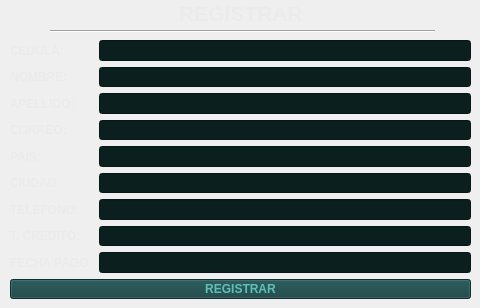
           <widget class="QWidget" name="tab_19">
            <attribute name="icon">
             <iconset>
              <normaloff>assets/SpotyUI/Registrar.png</normaloff>assets/SpotyUI/Registrar.png</iconset>
            </attribute>
            <attribute name="title">
             <string/>
            </attribute>
            <widget class="QWidget" name="layoutWidget_27">
             <property name="geometry">
              <rect>
               <x>10</x>
               <y>40</y>
               <width>461</width>
               <height>259</height>
              </rect>
             </property>
             <layout class="QGridLayout" name="gridLayout_7">
              <item row="3" column="1">
               <widget class="QLineEdit" name="Reg_CorreoInput_4">
                <property name="font">
                 <font>
                  <pointsize>9</pointsize>
                  <weight>75</weight>
                  <bold>true</bold>
                 </font>
                </property>
                <property name="styleSheet">
                 <string notr="true">background-color: rgb(11, 31, 31);
border-color: rgb(0, 0, 0);
color: rgb(255, 255, 255);</string>
                </property>
               </widget>
              </item>
              <item row="5" column="1">
               <widget class="QLineEdit" name="Reg_CiudadInput_4">
                <property name="font">
                 <font>
                  <pointsize>9</pointsize>
                  <weight>75</weight>
                  <bold>true</bold>
                 </font>
                </property>
                <property name="styleSheet">
                 <string notr="true">background-color: rgb(11, 31, 31);
border-color: rgb(0, 0, 0);
color: rgb(255, 255, 255);</string>
                </property>
               </widget>
              </item>
              <item row="2" column="1">
               <widget class="QLineEdit" name="Reg_ApellidoInput_4">
                <property name="font">
                 <font>
                  <pointsize>9</pointsize>
                  <weight>75</weight>
                  <bold>true</bold>
                 </font>
                </property>
                <property name="styleSheet">
                 <string notr="true">background-color: rgb(11, 31, 31);
border-color: rgb(0, 0, 0);
color: rgb(255, 255, 255);</string>
                </property>
               </widget>
              </item>
              <item row="6" column="1">
               <widget class="QLineEdit" name="Reg_TelefonoInput_4">
                <property name="font">
                 <font>
                  <pointsize>9</pointsize>
                  <weight>75</weight>
                  <bold>true</bold>
                 </font>
                </property>
                <property name="styleSheet">
                 <string notr="true">background-color: rgb(11, 31, 31);
border-color: rgb(0, 0, 0);
color: rgb(255, 255, 255);</string>
                </property>
               </widget>
              </item>
              <item row="0" column="1">
               <widget class="QLineEdit" name="Reg_CedulaInput_4">
                <property name="font">
                 <font>
                  <pointsize>9</pointsize>
                  <weight>75</weight>
                  <bold>true</bold>
                 </font>
                </property>
                <property name="styleSheet">
                 <string notr="true">background-color: rgb(11, 31, 31);
border-color: rgb(0, 0, 0);
color: rgb(255, 255, 255);</string>
                </property>
                <property name="text">
                 <string/>
                </property>
               </widget>
              </item>
              <item row="0" column="0">
               <widget class="QLabel" name="label_34">
                <property name="font">
                 <font>
                  <pointsize>9</pointsize>
                  <weight>75</weight>
                  <bold>true</bold>
                 </font>
                </property>
                <property name="styleSheet">
                 <string notr="true">color: rgb(235, 235, 235);</string>
                </property>
                <property name="text">
                 <string>CEDULA:</string>
                </property>
               </widget>
              </item>
              <item row="3" column="0">
               <widget class="QLabel" name="label_33">
                <property name="font">
                 <font>
                  <pointsize>9</pointsize>
                  <weight>75</weight>
                  <bold>true</bold>
                 </font>
                </property>
                <property name="styleSheet">
                 <string notr="true">color: rgb(235, 235, 235);</string>
                </property>
                <property name="text">
                 <string>CORREO:</string>
                </property>
               </widget>
              </item>
              <item row="1" column="1">
               <widget class="QLineEdit" name="Reg_NombreInput_4">
                <property name="font">
                 <font>
                  <pointsize>9</pointsize>
                  <weight>75</weight>
                  <bold>true</bold>
                 </font>
                </property>
                <property name="styleSheet">
                 <string notr="true">background-color: rgb(11, 31, 31);
border-color: rgb(0, 0, 0);
color: rgb(255, 255, 255);</string>
                </property>
               </widget>
              </item>
              <item row="2" column="0">
               <widget class="QLabel" name="label_32">
                <property name="font">
                 <font>
                  <pointsize>9</pointsize>
                  <weight>75</weight>
                  <bold>true</bold>
                 </font>
                </property>
                <property name="styleSheet">
                 <string notr="true">color: rgb(235, 235, 235);</string>
                </property>
                <property name="text">
                 <string>APELLIDO:</string>
                </property>
               </widget>
              </item>
              <item row="1" column="0">
               <widget class="QLabel" name="label_35">
                <property name="palette">
                 <palette>
                  <active>
                   <colorrole role="WindowText">
                    <brush brushstyle="SolidPattern">
                     <color alpha="255">
                      <red>235</red>
                      <green>235</green>
                      <blue>235</blue>
                     </color>
                    </brush>
                   </colorrole>
                   <colorrole role="Button">
                    <brush brushstyle="SolidPattern">
                     <color alpha="255">
                      <red>137</red>
                      <green>182</green>
                      <blue>179</blue>
                     </color>
                    </brush>
                   </colorrole>
                   <colorrole role="Text">
                    <brush brushstyle="SolidPattern">
                     <color alpha="255">
                      <red>235</red>
                      <green>235</green>
                      <blue>235</blue>
                     </color>
                    </brush>
                   </colorrole>
                   <colorrole role="ButtonText">
                    <brush brushstyle="SolidPattern">
                     <color alpha="255">
                      <red>235</red>
                      <green>235</green>
                      <blue>235</blue>
                     </color>
                    </brush>
                   </colorrole>
                   <colorrole role="Base">
                    <brush brushstyle="SolidPattern">
                     <color alpha="255">
                      <red>137</red>
                      <green>182</green>
                      <blue>179</blue>
                     </color>
                    </brush>
                   </colorrole>
                   <colorrole role="Window">
                    <brush brushstyle="SolidPattern">
                     <color alpha="255">
                      <red>137</red>
                      <green>182</green>
                      <blue>179</blue>
                     </color>
                    </brush>
                   </colorrole>
                   <colorrole role="PlaceholderText">
                    <brush brushstyle="NoBrush">
                     <color alpha="128">
                      <red>235</red>
                      <green>235</green>
                      <blue>235</blue>
                     </color>
                    </brush>
                   </colorrole>
                  </active>
                  <inactive>
                   <colorrole role="WindowText">
                    <brush brushstyle="SolidPattern">
                     <color alpha="255">
                      <red>235</red>
                      <green>235</green>
                      <blue>235</blue>
                     </color>
                    </brush>
                   </colorrole>
                   <colorrole role="Button">
                    <brush brushstyle="SolidPattern">
                     <color alpha="255">
                      <red>137</red>
                      <green>182</green>
                      <blue>179</blue>
                     </color>
                    </brush>
                   </colorrole>
                   <colorrole role="Text">
                    <brush brushstyle="SolidPattern">
                     <color alpha="255">
                      <red>235</red>
                      <green>235</green>
                      <blue>235</blue>
                     </color>
                    </brush>
                   </colorrole>
                   <colorrole role="ButtonText">
                    <brush brushstyle="SolidPattern">
                     <color alpha="255">
                      <red>235</red>
                      <green>235</green>
                      <blue>235</blue>
                     </color>
                    </brush>
                   </colorrole>
                   <colorrole role="Base">
                    <brush brushstyle="SolidPattern">
                     <color alpha="255">
                      <red>137</red>
                      <green>182</green>
                      <blue>179</blue>
                     </color>
                    </brush>
                   </colorrole>
                   <colorrole role="Window">
                    <brush brushstyle="SolidPattern">
                     <color alpha="255">
                      <red>137</red>
                      <green>182</green>
                      <blue>179</blue>
                     </color>
                    </brush>
                   </colorrole>
                   <colorrole role="PlaceholderText">
                    <brush brushstyle="NoBrush">
                     <color alpha="128">
                      <red>235</red>
                      <green>235</green>
                      <blue>235</blue>
                     </color>
                    </brush>
                   </colorrole>
                  </inactive>
                  <disabled>
                   <colorrole role="WindowText">
                    <brush brushstyle="SolidPattern">
                     <color alpha="255">
                      <red>235</red>
                      <green>235</green>
                      <blue>235</blue>
                     </color>
                    </brush>
                   </colorrole>
                   <colorrole role="Button">
                    <brush brushstyle="SolidPattern">
                     <color alpha="255">
                      <red>137</red>
                      <green>182</green>
                      <blue>179</blue>
                     </color>
                    </brush>
                   </colorrole>
                   <colorrole role="Text">
                    <brush brushstyle="SolidPattern">
                     <color alpha="255">
                      <red>235</red>
                      <green>235</green>
                      <blue>235</blue>
                     </color>
                    </brush>
                   </colorrole>
                   <colorrole role="ButtonText">
                    <brush brushstyle="SolidPattern">
                     <color alpha="255">
                      <red>235</red>
                      <green>235</green>
                      <blue>235</blue>
                     </color>
                    </brush>
                   </colorrole>
                   <colorrole role="Base">
                    <brush brushstyle="SolidPattern">
                     <color alpha="255">
                      <red>137</red>
                      <green>182</green>
                      <blue>179</blue>
                     </color>
                    </brush>
                   </colorrole>
                   <colorrole role="Window">
                    <brush brushstyle="SolidPattern">
                     <color alpha="255">
                      <red>137</red>
                      <green>182</green>
                      <blue>179</blue>
                     </color>
                    </brush>
                   </colorrole>
                   <colorrole role="PlaceholderText">
                    <brush brushstyle="NoBrush">
                     <color alpha="128">
                      <red>235</red>
                      <green>235</green>
                      <blue>235</blue>
                     </color>
                    </brush>
                   </colorrole>
                  </disabled>
                 </palette>
                </property>
                <property name="font">
                 <font>
                  <pointsize>9</pointsize>
                  <weight>75</weight>
                  <bold>true</bold>
                 </font>
                </property>
                <property name="styleSheet">
                 <string notr="true">color: rgb(235, 235, 235);</string>
                </property>
                <property name="text">
                 <string>NOMBRE:</string>
                </property>
               </widget>
              </item>
              <item row="7" column="1">
               <widget class="QLineEdit" name="Reg_TarjetaInput_4">
                <property name="font">
                 <font>
                  <pointsize>9</pointsize>
                  <weight>75</weight>
                  <bold>true</bold>
                 </font>
                </property>
                <property name="styleSheet">
                 <string notr="true">background-color: rgb(11, 31, 31);
border-color: rgb(0, 0, 0);
color: rgb(255, 255, 255);</string>
                </property>
               </widget>
              </item>
              <item row="9" column="0" colspan="2">
               <widget class="QPushButton" name="Registrar_4">
                <property name="font">
                 <font>
                  <pointsize>9</pointsize>
                  <weight>75</weight>
                  <bold>true</bold>
                 </font>
                </property>
                <property name="styleSheet">
                 <string notr="true">color: rgb(93, 193, 185);
background-color: #154141;</string>
                </property>
                <property name="text">
                 <string>REGISTRAR</string>
                </property>
               </widget>
              </item>
              <item row="4" column="1">
               <widget class="QLineEdit" name="Reg_PaisInput_4">
                <property name="font">
                 <font>
                  <pointsize>9</pointsize>
                  <weight>75</weight>
                  <bold>true</bold>
                 </font>
                </property>
                <property name="styleSheet">
                 <string notr="true">background-color: rgb(11, 31, 31);
border-color: rgb(0, 0, 0);
color: rgb(255, 255, 255);</string>
                </property>
               </widget>
              </item>
              <item row="8" column="1">
               <widget class="QLineEdit" name="Reg_FechaInput_4">
                <property name="font">
                 <font>
                  <pointsize>9</pointsize>
                  <weight>75</weight>
                  <bold>true</bold>
                 </font>
                </property>
                <property name="styleSheet">
                 <string notr="true">background-color: rgb(11, 31, 31);
border-color: rgb(0, 0, 0);
color: rgb(255, 255, 255);</string>
                </property>
               </widget>
              </item>
              <item row="4" column="0">
               <widget class="QLabel" name="label_45">
                <property name="font">
                 <font>
                  <pointsize>9</pointsize>
                  <weight>75</weight>
                  <bold>true</bold>
                 </font>
                </property>
                <property name="styleSheet">
                 <string notr="true">color: rgb(235, 235, 235);</string>
                </property>
                <property name="text">
                 <string>PAIS:</string>
                </property>
               </widget>
              </item>
              <item row="5" column="0">
               <widget class="QLabel" name="label_46">
                <property name="font">
                 <font>
                  <pointsize>9</pointsize>
                  <weight>75</weight>
                  <bold>true</bold>
                 </font>
                </property>
                <property name="styleSheet">
                 <string notr="true">color: rgb(235, 235, 235);</string>
                </property>
                <property name="text">
                 <string>CIUDAD:</string>
                </property>
               </widget>
              </item>
              <item row="6" column="0">
               <widget class="QLabel" name="label_47">
                <property name="font">
                 <font>
                  <pointsize>9</pointsize>
                  <weight>75</weight>
                  <bold>true</bold>
                 </font>
                </property>
                <property name="styleSheet">
                 <string notr="true">color: rgb(235, 235, 235);</string>
                </property>
                <property name="text">
                 <string>TELEFONO:</string>
                </property>
               </widget>
              </item>
              <item row="7" column="0">
               <widget class="QLabel" name="label_48">
                <property name="font">
                 <font>
                  <pointsize>9</pointsize>
                  <weight>75</weight>
                  <bold>true</bold>
                 </font>
                </property>
                <property name="styleSheet">
                 <string notr="true">color: rgb(235, 235, 235);</string>
                </property>
                <property name="text">
                 <string>T. CREDITO:</string>
                </property>
               </widget>
              </item>
              <item row="8" column="0">
               <widget class="QLabel" name="label_49">
                <property name="font">
                 <font>
                  <pointsize>9</pointsize>
                  <weight>75</weight>
                  <bold>true</bold>
                 </font>
                </property>
                <property name="styleSheet">
                 <string notr="true">color: rgb(235, 235, 235);</string>
                </property>
                <property name="text">
                 <string>FECHA PAGO:</string>
                </property>
               </widget>
              </item>
             </layout>
            </widget>
            <widget class="QWidget" name="layoutWidget_28">
             <property name="geometry">
              <rect>
               <x>10</x>
               <y>0</y>
               <width>461</width>
               <height>27</height>
              </rect>
             </property>
             <layout class="QHBoxLayout" name="horizontalLayout_17">
              <item>
               <spacer name="horizontalSpacer_36">
                <property name="orientation">
                 <enum>Qt::Horizontal</enum>
                </property>
                <property name="sizeHint" stdset="0">
                 <size>
                  <width>40</width>
                  <height>20</height>
                 </size>
                </property>
               </spacer>
              </item>
              <item>
               <widget class="QLabel" name="label_36">
                <property name="font">
                 <font>
                  <pointsize>16</pointsize>
                  <weight>75</weight>
                  <bold>true</bold>
                 </font>
                </property>
                <property name="styleSheet">
                 <string notr="true">color: rgb(235, 235, 235);</string>
                </property>
                <property name="text">
                 <string>REGISTRAR</string>
                </property>
                <property name="alignment">
                 <set>Qt::AlignCenter</set>
                </property>
               </widget>
              </item>
              <item>
               <spacer name="horizontalSpacer_37">
                <property name="orientation">
                 <enum>Qt::Horizontal</enum>
                </property>
                <property name="sizeHint" stdset="0">
                 <size>
                  <width>40</width>
                  <height>20</height>
                 </size>
                </property>
               </spacer>
              </item>
             </layout>
            </widget>
            <widget class="Line" name="line_7">
             <property name="geometry">
              <rect>
               <x>50</x>
               <y>30</y>
               <width>385</width>
               <height>3</height>
              </rect>
             </property>
             <property name="orientation">
              <enum>Qt::Horizontal</enum>
             </property>
            </widget>
           </widget>
